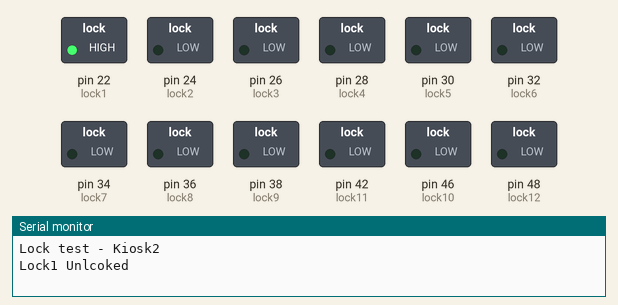
Recording of a sketch running on a simulated Arduino Mega 2560, built with avr-gcc and run on an emulated ATmega2560. On the bench: switched loads named in the sketch (green lamp = pin HIGH), the last lines printed to the serial monitor.

Above: at 0.1 s.
At 3.6 s:
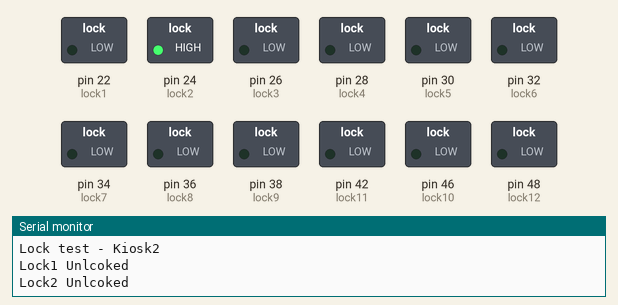
At 10.6 s:
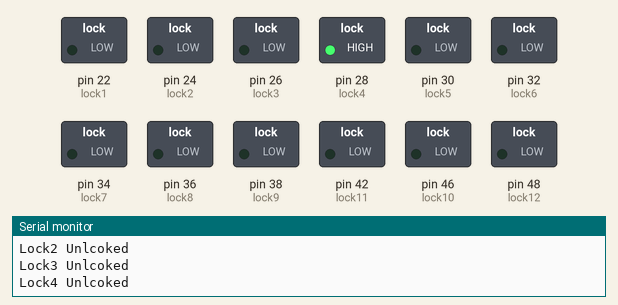
At 19.1 s:
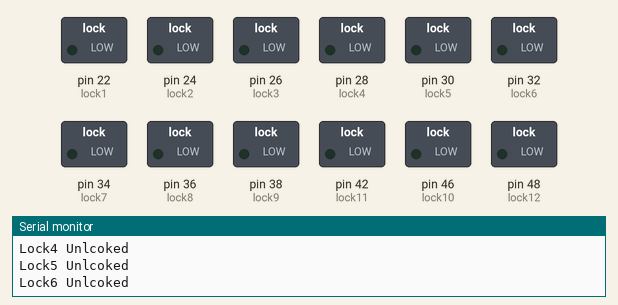
At 28.1 s:
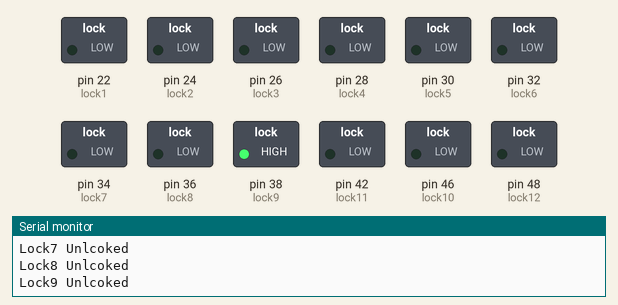
At 38.6 s:
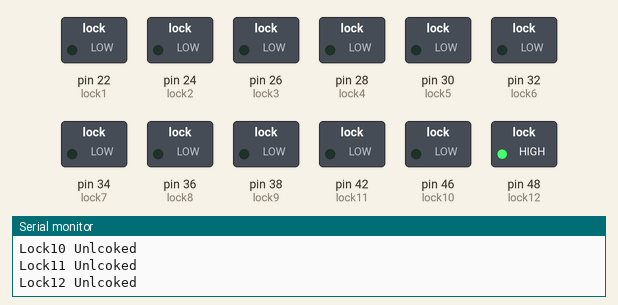
Timing chart, 0 to 40.0 s (numbered marks = the images above):
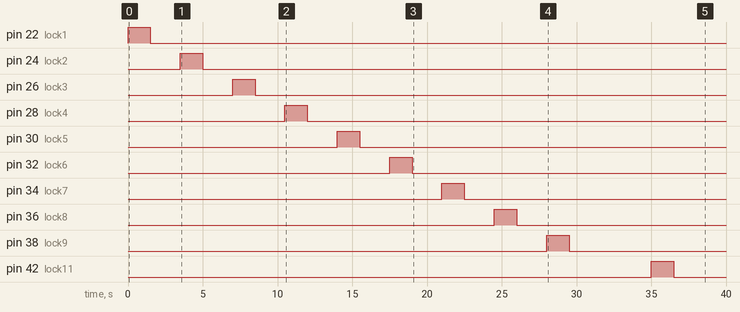

The sketch:

lock.ino
```cpp
#define lock1 22
#define lock2 24
#define lock3 26
#define lock4 28
#define lock5 30
#define lock6 32
#define lock7 34
#define lock8 36
#define lock9 38
#define lock10 46
#define lock11 42
#define lock12 48

// #define lock10 40
// #define lock13 12
// #define lock14 44


#define drive_time 1500

void setup(){
	Serial.begin(115200);
	Serial.println("Lock test - Kiosk2");

	pinMode(lock1, OUTPUT);
	pinMode(lock2, OUTPUT);
	pinMode(lock3, OUTPUT);
	pinMode(lock4, OUTPUT);
	pinMode(lock5, OUTPUT);
	pinMode(lock6, OUTPUT);
	pinMode(lock7, OUTPUT);
	pinMode(lock8, OUTPUT);
	pinMode(lock9, OUTPUT);
	pinMode(lock10, OUTPUT);
	pinMode(lock11, OUTPUT);
	pinMode(lock12, OUTPUT);


	digitalWrite(lock1, HIGH);
	Serial.println("Lock1 Unlcoked");
	delay(drive_time);
	digitalWrite(lock1, LOW);
	delay(2000);

	digitalWrite(lock2, HIGH);
	Serial.println("Lock2 Unlcoked");
	delay(drive_time);
	digitalWrite(lock2, LOW);
	delay(2000);

	digitalWrite(lock3, HIGH);
	Serial.println("Lock3 Unlcoked");
	delay(drive_time);
	digitalWrite(lock3, LOW);
	delay(2000);

	digitalWrite(lock4, HIGH);
	Serial.println("Lock4 Unlcoked");
	delay(drive_time);
	digitalWrite(lock4, LOW);
	delay(2000);

	digitalWrite(lock5, HIGH);
	Serial.println("Lock5 Unlcoked");
	delay(drive_time);
	digitalWrite(lock5, LOW);
	delay(2000);

	digitalWrite(lock6, HIGH);
	Serial.println("Lock6 Unlcoked");
	delay(drive_time);
	digitalWrite(lock6, LOW);
	delay(2000);

	digitalWrite(lock7, HIGH);
	Serial.println("Lock7 Unlcoked");
	delay(drive_time);
	digitalWrite(lock7, LOW);
	delay(2000);


	digitalWrite(lock8, HIGH);
	Serial.println("Lock8 Unlcoked");
	delay(drive_time);
	digitalWrite(lock8, LOW);
	delay(2000);

	digitalWrite(lock9, HIGH);
	Serial.println("Lock9 Unlcoked");
	delay(drive_time);
	digitalWrite(lock9, LOW);
	delay(2000);

	digitalWrite(lock10, HIGH);
	Serial.println("Lock10 Unlcoked");
	delay(drive_time);
	digitalWrite(lock10, LOW);
	delay(2000);

	digitalWrite(lock11, HIGH);
	Serial.println("Lock11 Unlcoked");
	delay(drive_time);
	digitalWrite(lock11, LOW);
	delay(2000);

	digitalWrite(lock12, HIGH);
	Serial.println("Lock12 Unlcoked");
	delay(drive_time);
	digitalWrite(lock12, LOW);
	delay(2000);

	// digitalWrite(lock13, HIGH);
	// Serial.println("Lock13 Unlcoked");
	// delay(drive_time);
	// digitalWrite(lock13, LOW);
	// delay(2000);

	// digitalWrite(lock14, HIGH);
	// Serial.println("Lock14 Unlcoked");
	// delay(drive_time);
	// digitalWrite(lock14, LOW);
	// delay(2000);

	// digitalWrite(lock15, HIGH);
	// Serial.println("Lock15 Unlcoked");
	// delay(drive_time);
	// digitalWrite(lock15, LOW);
	// delay(2000);

}

void loop(){

}
```

Measured:
- by itself, pin 22 (lock1): LOW → HIGH at 0.00 s, → LOW 1.5 s later
- by itself, pin 24 (lock2): LOW → HIGH at 3.5 s, → LOW 1.5 s later
- by itself, pin 26 (lock3): LOW → HIGH at 7.0 s, → LOW 1.5 s later
- by itself, pin 28 (lock4): LOW → HIGH at 10.5 s, → LOW 1.5 s later
- by itself, pin 30 (lock5): LOW → HIGH at 14.0 s, → LOW 1.5 s later
- by itself, pin 32 (lock6): LOW → HIGH at 17.5 s, → LOW 1.5 s later
- by itself, pin 34 (lock7): LOW → HIGH at 21.0 s, → LOW 1.5 s later
- by itself, pin 36 (lock8): LOW → HIGH at 24.5 s, → LOW 1.5 s later
